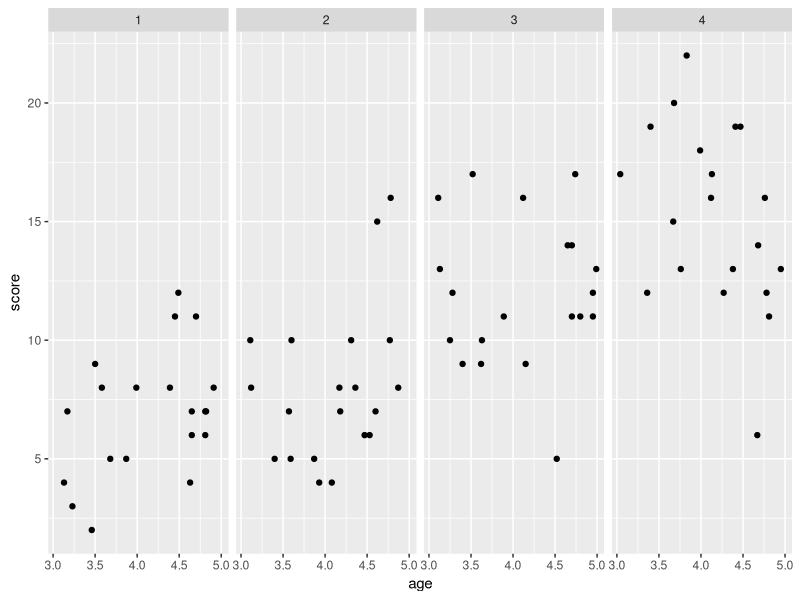

Recreate this plot in R.
## ---- chunk 1
knitr::opts_chunk$set(echo = TRUE)
## ---- chunk 2
library(tidyverse)

d <- read.csv("../data/gitar_data.csv")
## ---- chunk 3
ggplot(d,
       aes(x = age,
           y = score)) +
  geom_point() +
  facet_grid(. ~ group)
